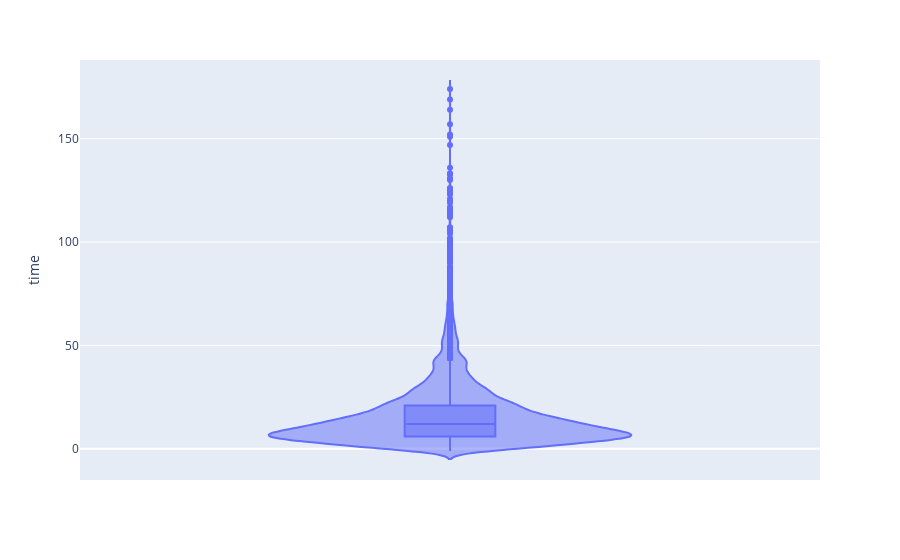

Source (notebook cell):
### Code cell
def strToDatetime(date):
    return datetime.datetime.strptime(date, "%Y-%m-%d %H:%M:%S")
def getDifferenceDays(x, y):
    return (y - x).days

filtered_df= df[df['dischtime'].notna()].copy()
filtered_df["dischtime"] = filtered_df["dischtime"].map(strToDatetime)
filtered_df["admittime"] = filtered_df["admittime"].map(strToDatetime)
filtered_df["time"] = filtered_df.apply(lambda x: getDifferenceDays(x.admittime, x.dischtime), axis=1)
filtered_df = filtered_df[filtered_df['time'] < 175].copy()
px.violin(filtered_df, y="time", box=True)

### Figure 1 — Plotly figure (JSON) as saved in the notebook; plotly's stock layout.template omitted (floating-point values rounded to 4 significant figures; data arrays with more than 128 entries replaced by an {"elided": "..."} marker saying what was removed)
{"data": [{"alignmentgroup": "True", "box": {"visible": true}, "hovertemplate": "time=%{y}<extra></extra>", "legendgroup": "", "marker": {"color": "#636efa"}, "name": "", "offsetgroup": "", "orientation": "v", "scalegroup": "True", "showlegend": false, "type": "violin", "x0": " ", "xaxis": "x", "y": {"elided": "7881 int values"}, "y0": " ", "yaxis": "y"}], "layout": {"legend": {"tracegroupgap": 0}, "margin": {"t": 60}, "violinmode": "group", "xaxis": {"anchor": "y", "domain": [0, 1]}, "yaxis": {"anchor": "x", "domain": [0, 1], "title": {"text": "time"}}}}
